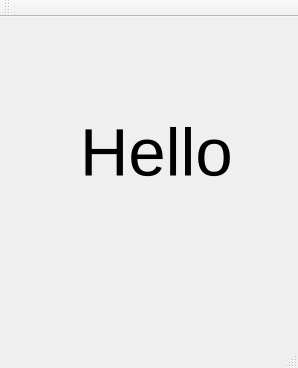
<?xml version="1.0" encoding="UTF-8"?>
<ui version="4.0">
 <class>MainWindow</class>
 <widget class="QMainWindow" name="MainWindow">
  <property name="geometry">
   <rect>
    <x>0</x>
    <y>0</y>
    <width>298</width>
    <height>368</height>
   </rect>
  </property>
  <property name="windowTitle">
   <string>MainWindow</string>
  </property>
  <widget class="QWidget" name="centralWidget">
   <widget class="QLabel" name="label">
    <property name="geometry">
     <rect>
      <x>80</x>
      <y>50</y>
      <width>181</width>
      <height>171</height>
     </rect>
    </property>
    <property name="font">
     <font>
      <pointsize>50</pointsize>
     </font>
    </property>
    <property name="text">
     <string>Hello </string>
    </property>
   </widget>
  </widget>
  <widget class="QMenuBar" name="menuBar">
   <property name="geometry">
    <rect>
     <x>0</x>
     <y>0</y>
     <width>298</width>
     <height>25</height>
    </rect>
   </property>
  </widget>
  <widget class="QToolBar" name="mainToolBar">
   <attribute name="toolBarArea">
    <enum>TopToolBarArea</enum>
   </attribute>
   <attribute name="toolBarBreak">
    <bool>false</bool>
   </attribute>
  </widget>
  <widget class="QStatusBar" name="statusBar"/>
 </widget>
 <layoutdefault spacing="6" margin="11"/>
 <resources/>
 <connections/>
</ui>
